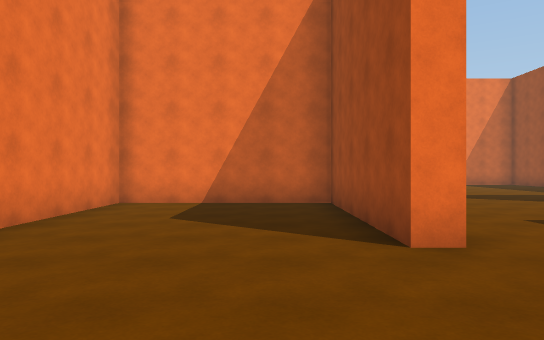
view 1 (above)

21 first-person views from a walk through a Unity game level. The camera is 1.4 m above the floor, looks level and sees 70° across. The floor is counted in squares, 2 m on a side. Each view is taken from the middle of a square. On the plan, view 1 faces up. The plan holds only what a view shows up to about 11 squares ahead; the rest is blank. The place goes on beyond the plan. The player is left out.

view 2
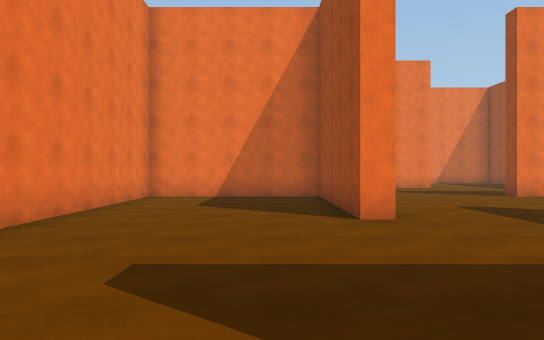

view 3
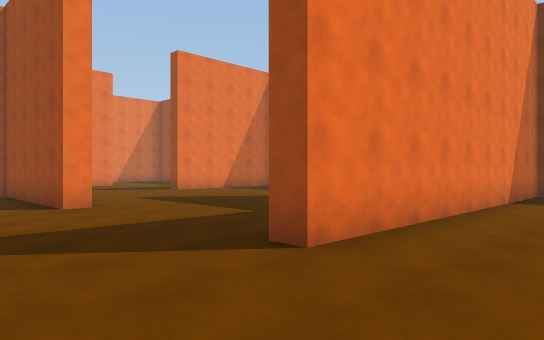

view 4
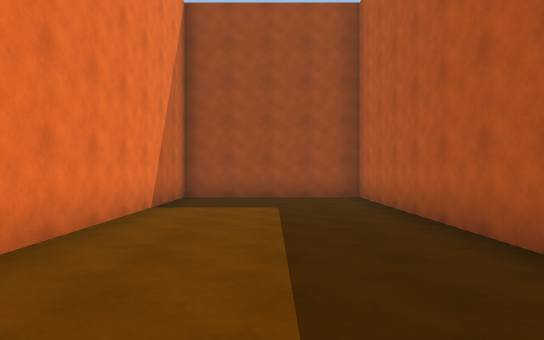

view 5
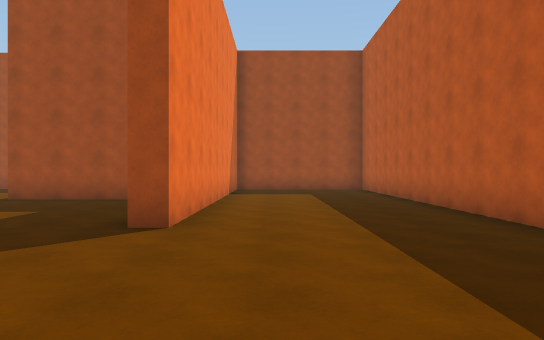

view 6
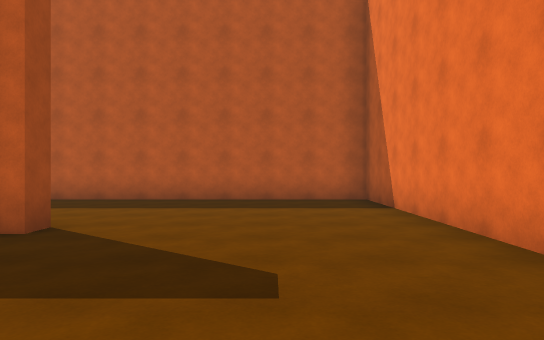

view 7
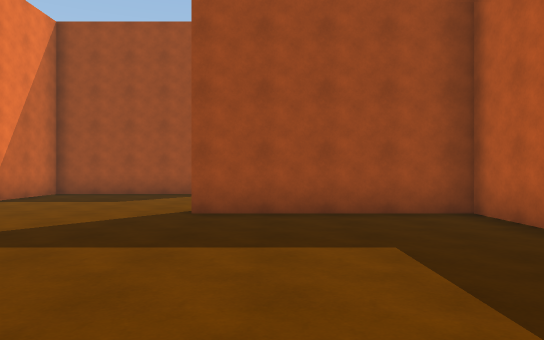

view 8
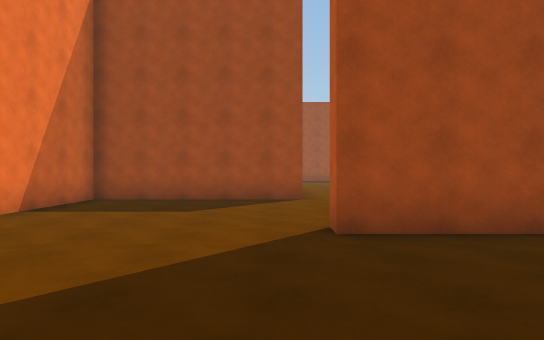

view 9
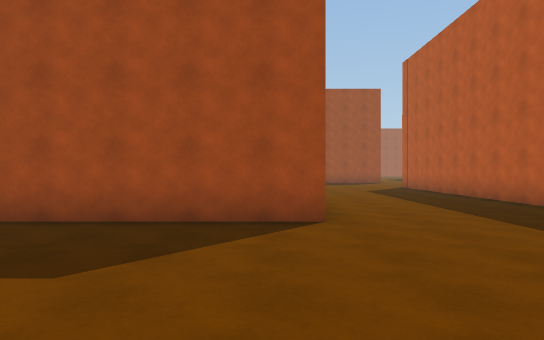

view 10
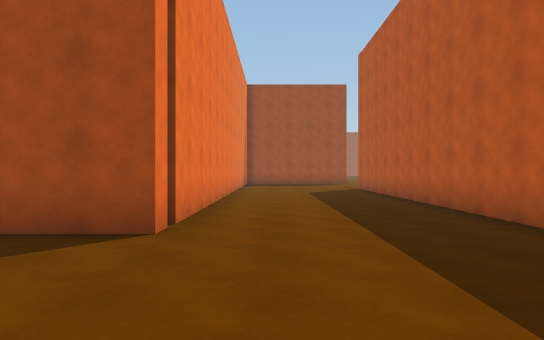

view 11
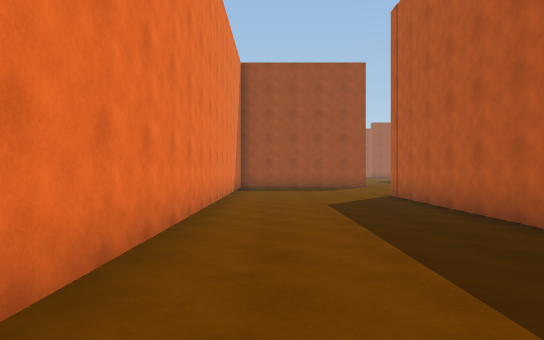

view 12
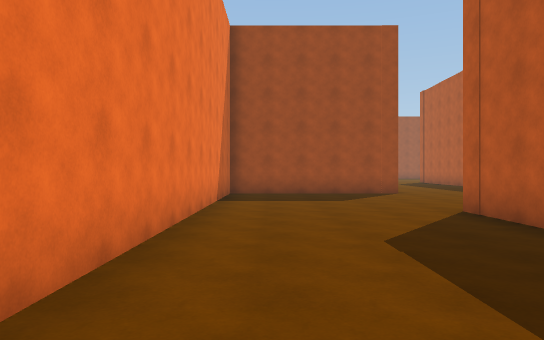

view 13
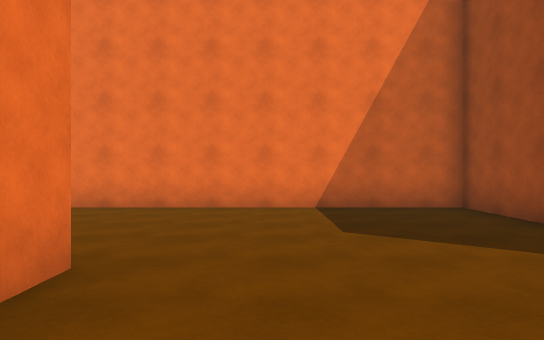

view 14
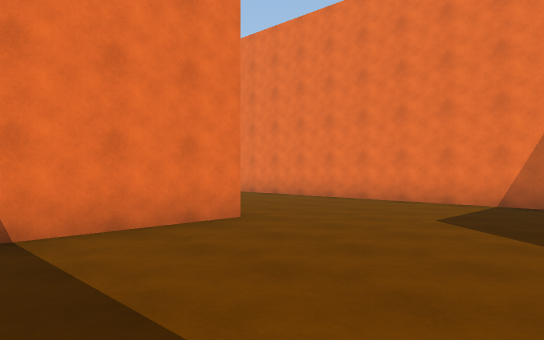

view 15
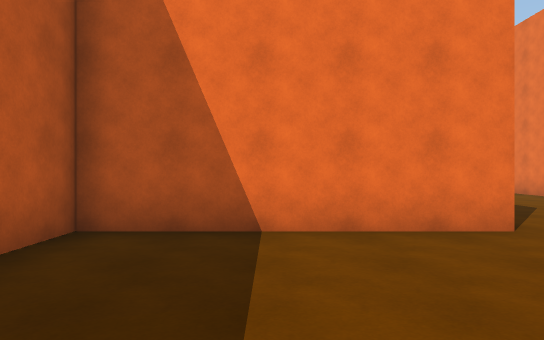

view 16
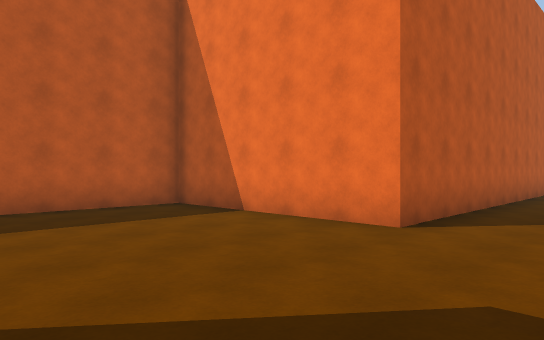

view 17
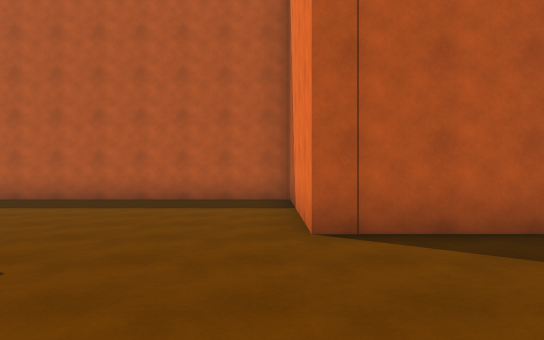

view 18
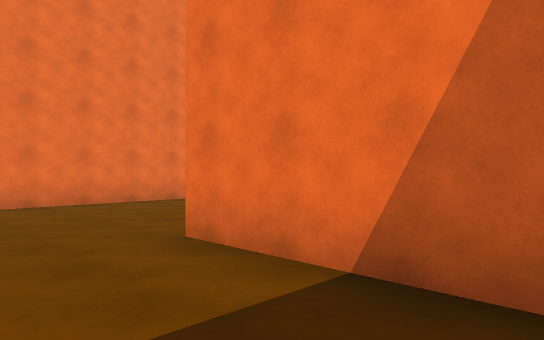

view 19
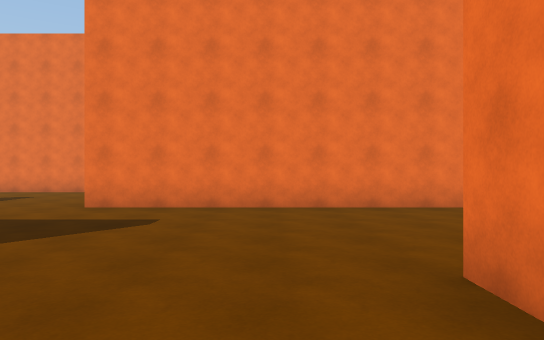

view 20
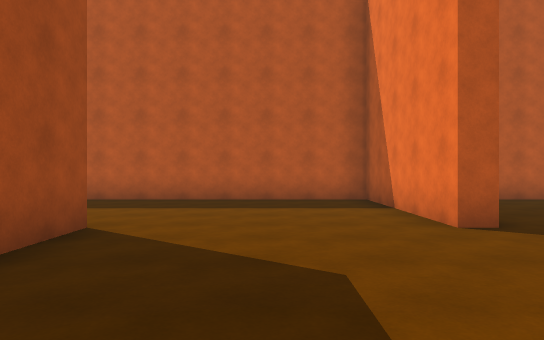

view 21
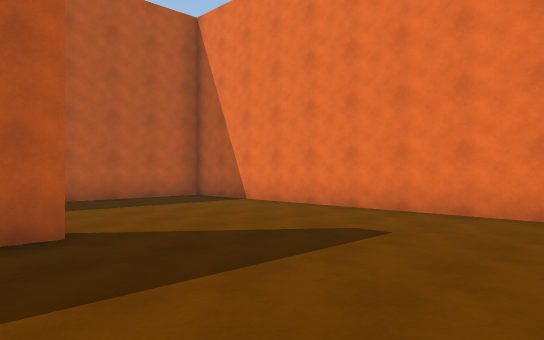

### Floor plan
Points are (right, up) in squares from view 1. A wall is a line through its corners. A room is listed if a view was taken in it or the views show most of it. See-through windows are left out.
Room 1 (views 1, 2, 3, 4, 5, 6, 7, 8, 9, 10, 11, 12, 13, 14, 15, 16, 17, 18, 19, 20, 21)
walls: (11.8, 3.2) (11.2, 3.2) (11.2, 8.3) (6.5, 8.3) (6.5, 8.8); (1.8, 10.5) (1.8, 3.5) (1.3, 3.5) (1.3, 8.3) (-3.3, 8.3) (-3.3, -6.3) (11, -6.3) (11, -1.8) (1.7, -1.8) (1.7, -1.3) (6.2, -1.3) (6.2, 3.3) (6.7, 3.3) (6.7, -1.3) (21.6, -1.3) (21.6, -6.3) (26.5, -6.3); (26.5, 3.2) (12, 3.2)

Positions as (right, up) in squares from view 1, and headings:
1: (0, 0), facing up
2: (0, -2), facing up
3: (-1, -4), facing up-right
4: (1, -4), facing right
5: (-3, -3), facing right
6: (-1, 3), facing down
7: (0, 2), facing right
8: (2, 4), facing right
9: (6, 4), facing right
10: (7, 2), facing right
11: (11, 2), facing right
12: (15, 2), facing right
13: (23, -4), facing up
14: (26, -5), facing up-left
15: (26, -4), facing left
16: (26, 1), facing down-left
17: (22, 3), facing down
18: (10, 6), facing up-left
19: (9, 7), facing left
20: (9, 8), facing down
21: (3, 3), facing down-left
